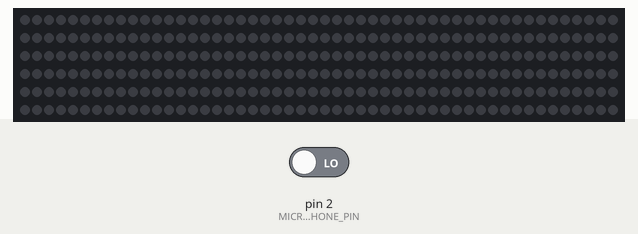
Recording of a sketch running on a simulated Arduino Uno, built with avr-gcc and run on an emulated ATmega328P. Parts: 300 RGB LEDs in strip order, left to right, continuing on the next row. The inputs (shaded band) are chosen by the test bench; at power-on: pin 2 (MICROPHONE_PIN) LOW. Random numbers use the default seed unless the sketch sets one.

Above: at 4.2 s.
4.3 s: pin 2 (MICROPHONE_PIN) driven HIGH
At 5.09 s:
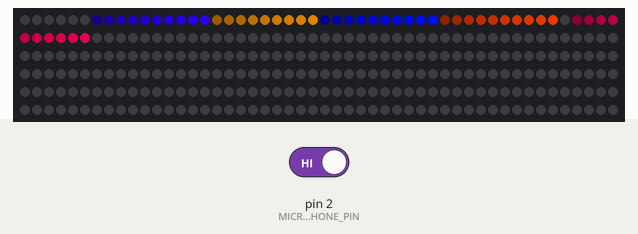
6.7 s: pin 2 (MICROPHONE_PIN) driven LOW
At 6.96 s:
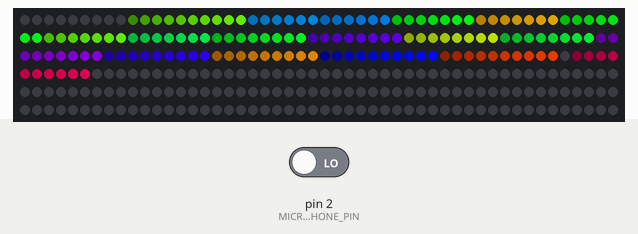
8.3 s: pin 2 (MICROPHONE_PIN) driven HIGH
At 9.77 s:
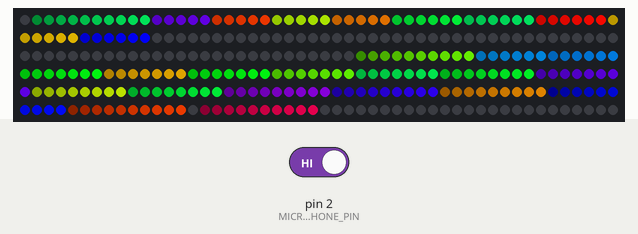
11.3 s: pin 2 (MICROPHONE_PIN) driven LOW
At 14.16 s:
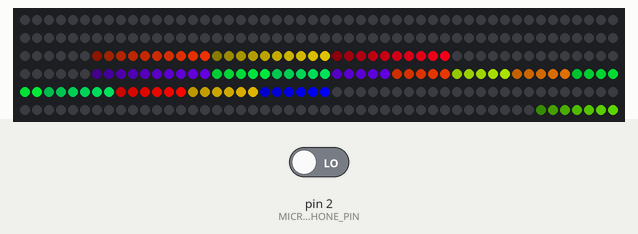
14.3 s: pin 2 (MICROPHONE_PIN) driven HIGH
At 15.1 s:
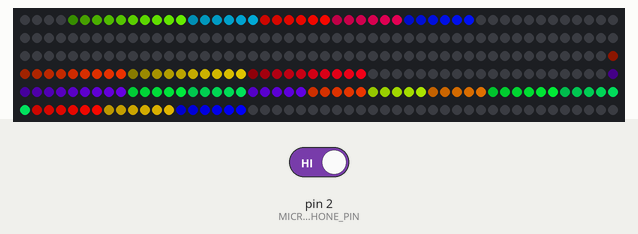
17.3 s: pin 2 (MICROPHONE_PIN) driven LOW
At 17.57 s:
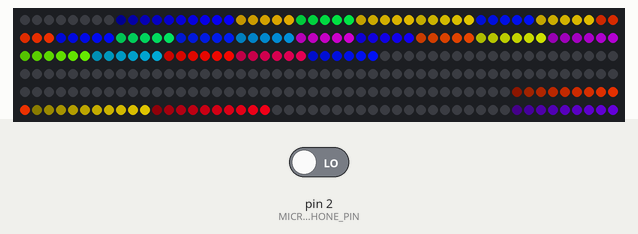
Timing chart, 0 to 20.3 s (numbered marks = the images above; inputs shaded):
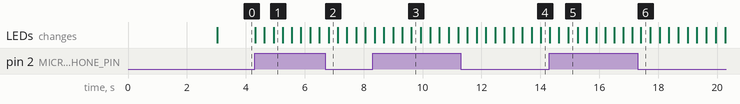

The sketch:

djembe_led_strip.ino
```cpp
#include <FastLED.h>

#define LED_PIN 6
#define NUM_LEDS 300
// #define BRIGHTNESS 100
#define MICROPHONE_PIN 2
// #define CLAP_THRESHOLD 800  // Adjust based on your calibration
#define SNAKE_LENGTH 10
// #define SNAKE_DELAY 10     // Delay between snake movement
#define DEBOUNCE_TIME 125  // Debounce time in milliseconds

unsigned long lastClapTime = 0;  // Tracks the last time a clap was detected

CRGB leds[NUM_LEDS];

// Define a struct to hold the state of each snake
struct Snake {
  int position;
  bool active;
  CRGB color;
};

// Create an array to track multiple snakes
#define MAX_SNAKES 30  // Maximum number of active snakes
Snake snakes[MAX_SNAKES];

void setup() {
  delay(3000);

  FastLED.addLeds<WS2812B, LED_PIN, GRB>(leds, NUM_LEDS).setCorrection(TypicalSMD5050);
  FastLED.clear();
  FastLED.show();

  // Initialize all snakes as inactive
  for (int i = 0; i < MAX_SNAKES; i++) {
    snakes[i].active = false;
  }
}

void loop() {
  int sensorValue = digitalRead(MICROPHONE_PIN);
  unsigned long currentTime = millis();

  // Detect clap and activate a new snake
  if (sensorValue && (currentTime - lastClapTime > DEBOUNCE_TIME)) {
    activateSnake();
    lastClapTime = currentTime;
  }

  moveSnakes();
  FastLED.show();
  // delay(SNAKE_DELAY);
}

// Function to activate a new snake
void activateSnake() {
  for (int i = 0; i < MAX_SNAKES; i++) {
    if (!snakes[i].active) {
      snakes[i].position = 0;   // Start at the beginning of the strip
      snakes[i].active = true;  // Mark the snake as active
      snakes[i].color = CHSV(random(0, 255), 255, 255);
      break;  // Only activate one snake per clap
    }
  }
}

// Function to move all active snakes
void moveSnakes() {
  FastLED.clear();

  for (int i = 0; i < MAX_SNAKES; i++) {
    if (snakes[i].active) {
      for (int j = 0; j < SNAKE_LENGTH; j++) {
        int ledIndex = snakes[i].position + j;
        if (ledIndex < NUM_LEDS) {
          uint8_t brightness = map(SNAKE_LENGTH - j, 0, SNAKE_LENGTH, 255, 15);
          leds[ledIndex] = snakes[i].color;
          leds[ledIndex].nscale8(constrain(brightness, 15, 255));
        }
      }

      snakes[i].position++;  // Move the snake forward

      // Deactivate the snake if it has moved off the strip
      if (snakes[i].position >= NUM_LEDS) {
        snakes[i].active = false;
      }
    }
  }
}
```

Measured:
- after the input at 4.3 s, the LEDs: first change at once (image 1 shows a later state)
